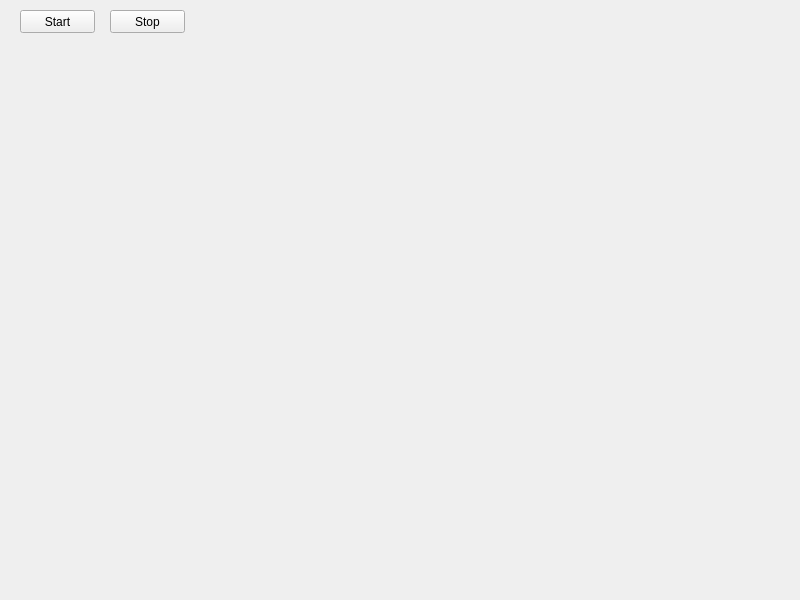
<?xml version="1.0" encoding="UTF-8"?>
<ui version="4.0">
 <class>MainWindow</class>
 <widget class="QMainWindow" name="MainWindow">
  <property name="geometry">
   <rect>
    <x>0</x>
    <y>0</y>
    <width>800</width>
    <height>600</height>
   </rect>
  </property>
  <property name="windowTitle">
   <string>MainWindow</string>
  </property>
  <widget class="QWidget" name="centralWidget">
   <widget class="QPushButton" name="startButton">
    <property name="geometry">
     <rect>
      <x>20</x>
      <y>10</y>
      <width>75</width>
      <height>23</height>
     </rect>
    </property>
    <property name="text">
     <string>Start</string>
    </property>
   </widget>
   <widget class="QPushButton" name="stopButton">
    <property name="geometry">
     <rect>
      <x>110</x>
      <y>10</y>
      <width>75</width>
      <height>23</height>
     </rect>
    </property>
    <property name="text">
     <string>Stop</string>
    </property>
   </widget>
  </widget>
 </widget>
 <resources/>
 <connections>
  <connection>
   <sender>startButton</sender>
   <signal>clicked()</signal>
   <receiver>startButton</receiver>
   <slot>click()</slot>
   <hints>
    <hint type="sourcelabel">
     <x>57</x>
     <y>21</y>
    </hint>
    <hint type="destinationlabel">
     <x>57</x>
     <y>21</y>
    </hint>
   </hints>
  </connection>
  <connection>
   <sender>stopButton</sender>
   <signal>clicked()</signal>
   <receiver>stopButton</receiver>
   <slot>hide()</slot>
   <hints>
    <hint type="sourcelabel">
     <x>147</x>
     <y>21</y>
    </hint>
    <hint type="destinationlabel">
     <x>147</x>
     <y>21</y>
    </hint>
   </hints>
  </connection>
 </connections>
</ui>
